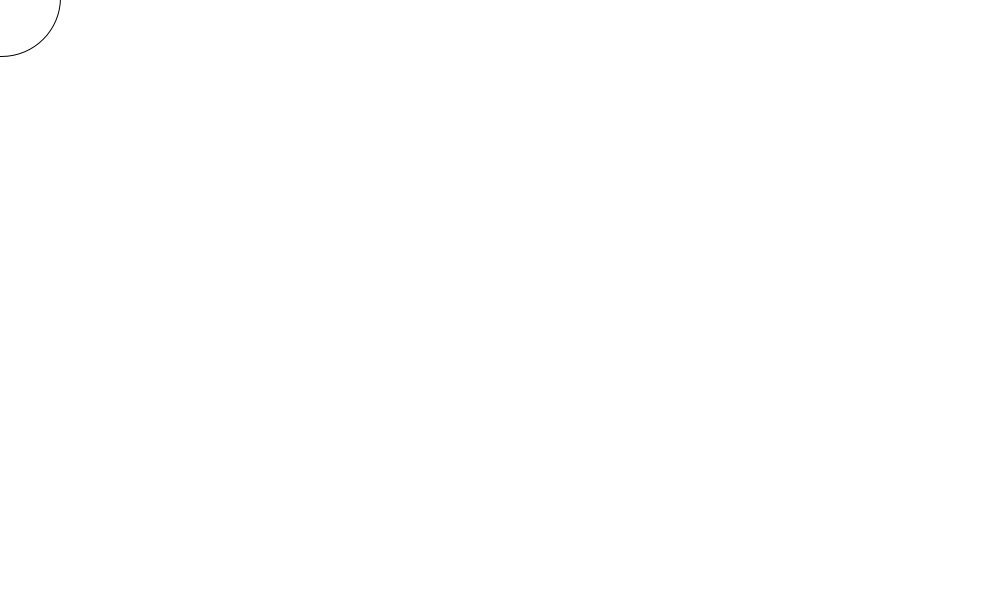
Frame 1 (no input)
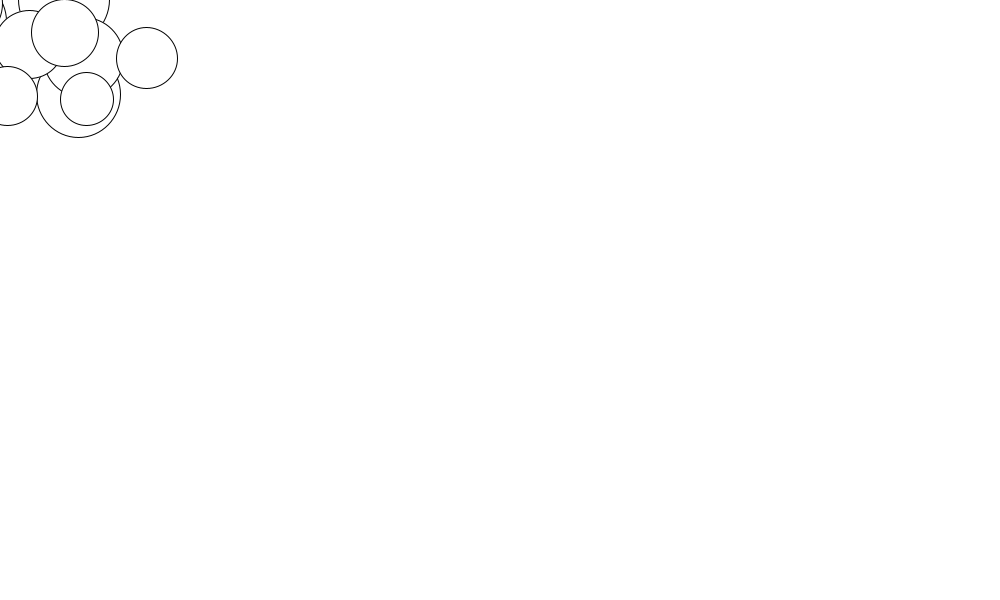
Frame 60 (the mouse pressed at the canvas centre just before this capture)
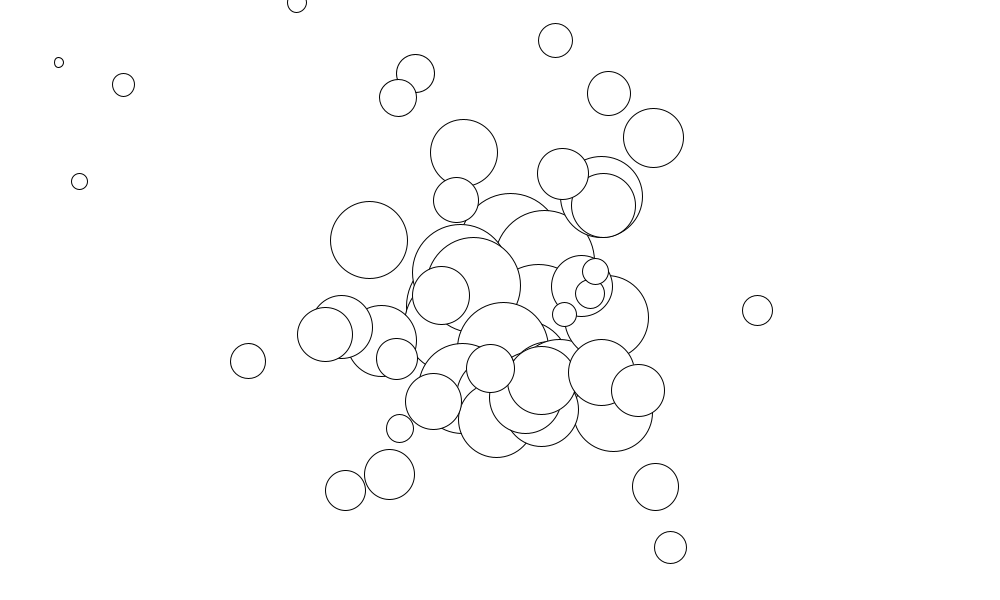
Frame 120 (the mouse held since frame 60 and released just before this capture)

The Processing sketch that drew these frames (run headless with seeded random() and noise(); from frame 60 on, the mouse is pressed at the canvas centre):

// Processing sketch: w07c_particles
// ── w07c_particles.pde
// code 1 fall 2019
// bryan ma

// using an arraylist to hold objects

ArrayList<Particle> b = new ArrayList<Particle>();

void setup() {
  size(1000, 600);
}

void draw() {
  background(255);
  b.add(new Particle(mouseX, mouseY));
  
  for (int i = b.size() - 1; i >= 0; i--) {
      Particle temp = b.get(i);
      temp.update();
      temp.display();
      if (temp.life < 0) {
        b.remove(i);
      }
    }
}

class Particle {
  float x;
  float y;
  float dx;
  float dy;
  float life;
  float r;

  Particle(float _x, float _y) {
    x = _x;
    y = _y;
    dx = random(-5, 5);
    dy = random(-5, 5);
    life = 150 ;
    r = 40;
  }

  void update() {
    life-=2;

    x += dx;
    y += dy;
  }

  void display() {
    float r = map(life, 100, 0, 40, 0);
    ellipse(x, y, r * 2, r * 2);
  }
}
